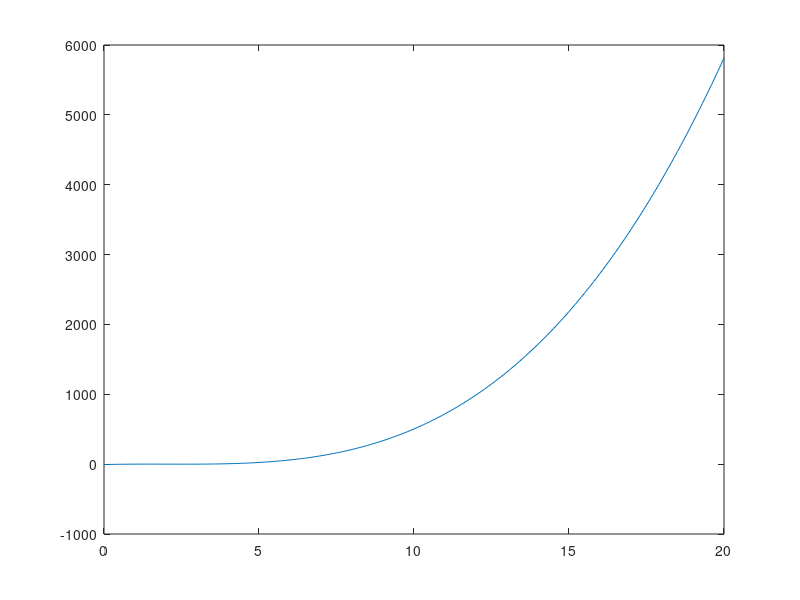

Recreate this plot in MATLAB.
clc;
clear all;

p = [1 -6 11 -6];

valueAtThree = polyval(p, 3)

roots = roots(p)

x = [0:0.1:20];
plot(x, polyval(p, x));